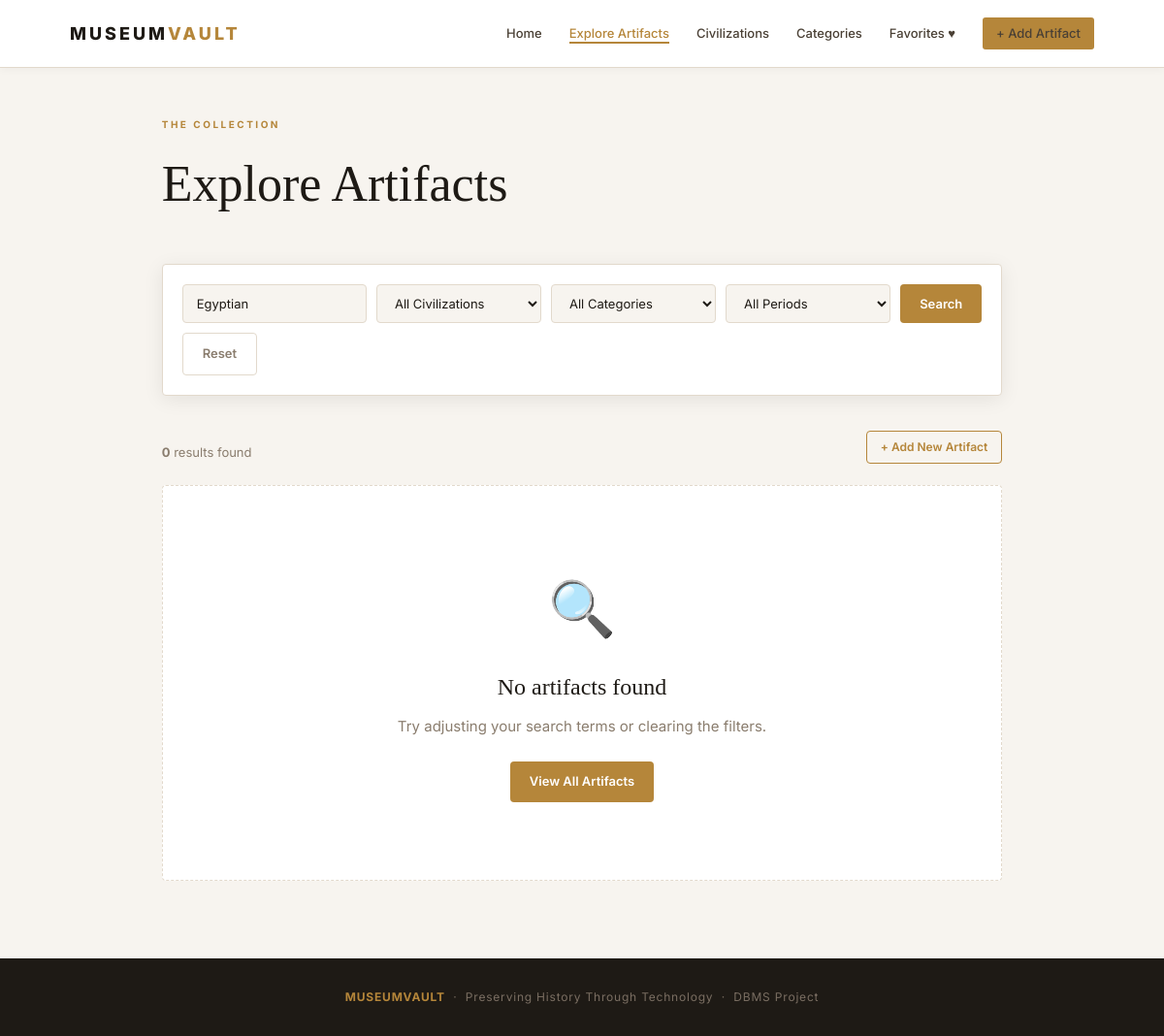
/artifacts?search=Egyptian, run on an earlier commit of the app's database.
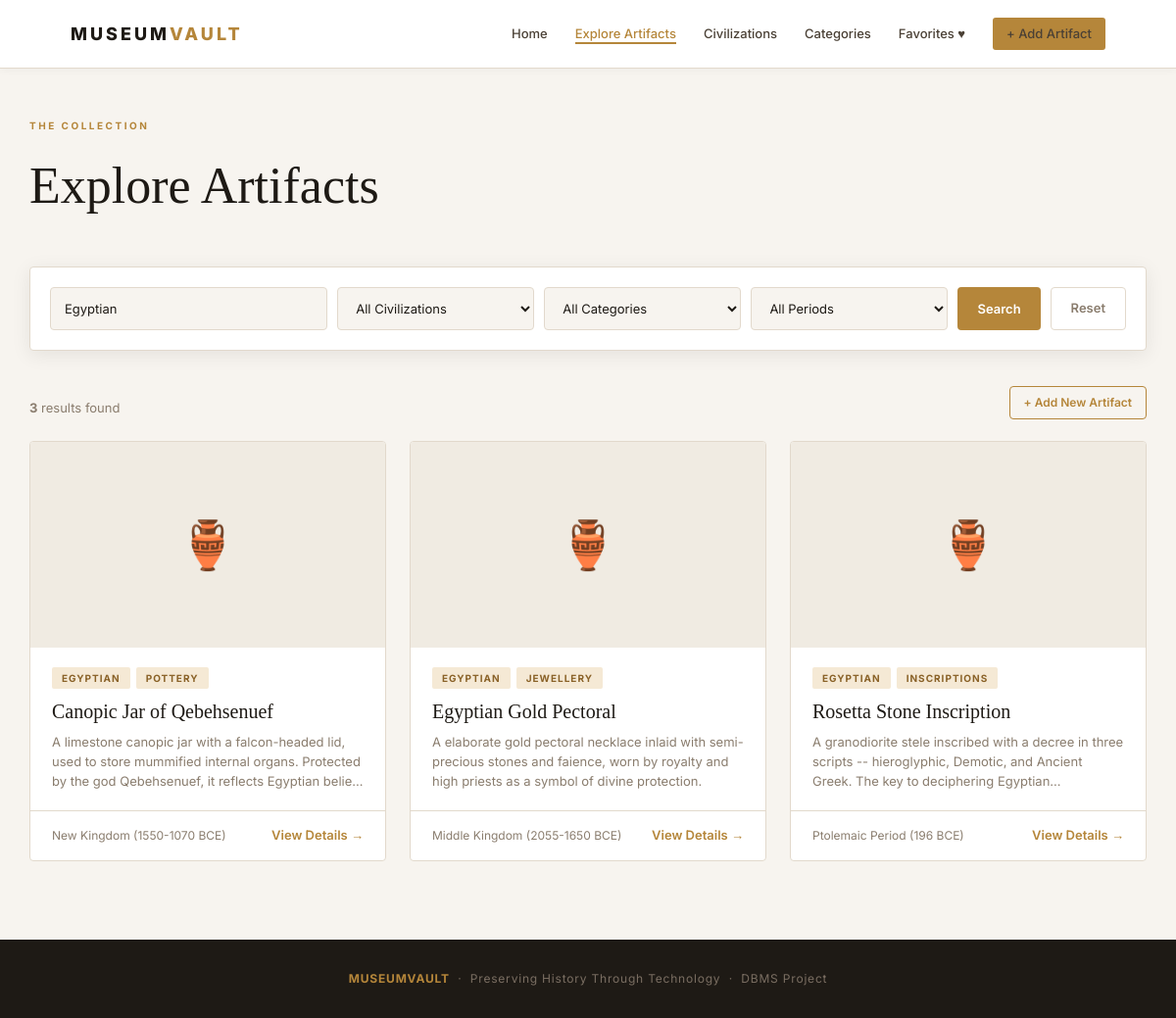
And on a later commit of the database.
### tables this page shows
CREATE TABLE artifacts (
                id INTEGER PRIMARY KEY AUTOINCREMENT,
                name TEXT NOT NULL,
                description TEXT NOT NULL,
                period TEXT,
                discovery_location TEXT,
                discovery_year INTEGER,
                material TEXT,
                image_url TEXT,
                civilization_id INTEGER,
                category_id INTEGER,
                created_at TEXT DEFAULT (datetime('now')),
                FOREIGN KEY (civilization_id) REFERENCES civilizations(id),
                FOREIGN KEY (category_id) REFERENCES categories(id)
            );

CREATE TABLE civilizations (
                id INTEGER PRIMARY KEY AUTOINCREMENT,
                name TEXT NOT NULL UNIQUE,
                region TEXT,
                period TEXT,
                description TEXT
            );

CREATE TABLE categories (
                id INTEGER PRIMARY KEY AUTOINCREMENT,
                name TEXT NOT NULL UNIQUE,
                description TEXT
            );

### app.py (the view)
@app.route("/artifacts")
def artifacts():
    db = get_db()
    try:
        search      = request.args.get("search", "").strip()
        civ_filter  = request.args.get("civilization", "").strip()
        cat_filter  = request.args.get("category", "").strip()
        period_filter = request.args.get("period", "").strip()
        conditions, params = [], []
        if search:
            conditions.append(
                "(a.name LIKE ? OR a.description LIKE ? "
                "OR a.material LIKE ? OR a.period LIKE ? "
                "OR a.discovery_location LIKE ? "
                "OR c.name LIKE ? OR cat.name LIKE ?)"
            )
            term = f"%{search}%"
            params.extend([term] * 7)
        if civ_filter.isdigit():
            conditions.append("a.civilization_id = ?")
            params.append(int(civ_filter))
        if cat_filter.isdigit():
            conditions.append("a.category_id = ?")
            params.append(int(cat_filter))
        if period_filter:
            conditions.append("c.period = ?")
            params.append(period_filter)
        where = " AND ".join(conditions)
        sql, params = _artifact_query(where, params)
        artifact_list = db.execute(sql, params).fetchall()
        civilizations = db.execute("SELECT * FROM civilizations ORDER BY name").fetchall()
        categories    = db.execute("SELECT * FROM categories    ORDER BY name").fetchall()
        periods       = db.execute(
            "SELECT DISTINCT period FROM civilizations WHERE period IS NOT NULL ORDER BY period"
        ).fetchall()
    finally:
        db.close()
    return render_template(
        "artifacts.html",
        artifacts=artifact_list,
        civilizations=civilizations,
        categories=categories,
        periods=periods,
        search=search,
        selected_civ=civ_filter,
        selected_cat=cat_filter,
        selected_period=period_filter,
    )

### app.py (called while the page is built)
def _artifact_query(extra_where="", params=None, order="a.name"):
    sql = """
        SELECT
            a.id, a.name, a.description, a.period, a.discovery_location,
            a.discovery_year, a.material, a.image_url, a.created_at,
            a.civilization_id, a.category_id,
            c.name   AS civilization,
            c.region AS region,
            c.period AS civ_period,
            cat.name AS category,
            CASE WHEN f.id IS NOT NULL THEN 1 ELSE 0 END AS is_favorite
        FROM artifacts a
        JOIN  civilizations c   ON a.civilization_id = c.id
        JOIN  categories    cat ON a.category_id     = cat.id
        LEFT JOIN favorites f   ON f.artifact_id     = a.id
    """
    if extra_where:
        sql += " WHERE " + extra_where
    sql += " ORDER BY " + order
    return sql, (params or [])

### database.py (called while the page is built)
def get_db():
    conn = sqlite3.connect(DATABASE)
    conn.row_factory = sqlite3.Row
    conn.execute("PRAGMA foreign_keys = ON")
    return conn

### templates/artifacts.html (shortened to what this page needs)
{% extends "base.html" %}
{% block content %}
<main class="container">
    <div class="page-header">
        <p class="eyebrow">The Collection</p>
        <h1>{% if page_title %}{{ page_title }}{% else %}Explore Artifacts{% endif %}</h1>
    </div>
    {% if not page_title %}
    <form method="GET" action="{{ url_for('artifacts') }}" class="filter-panel">
        <input type="text"
               name="search"
               id="search-input"
               placeholder="Search by name, material, location…"
               value="{{ search }}"
               autocomplete="off">
        <select name="civilization" id="filter-civ">
            <option value="">All Civilizations</option>
        </select>
        <select name="category" id="filter-cat">
            <option value="">All Categories</option>
        </select>
        <select name="period" id="filter-period">
            <option value="">All Periods</option>
        </select>
        <button type="submit" class="btn btn-primary">Search</button>
        <a href="{{ url_for('artifacts') }}" class="btn btn-ghost">Reset</a>
    </form>
    {% endif %}
    <div class="section-top" style="margin-bottom:22px;">
        <p class="result-count">
            {% if search or selected_civ or selected_cat or selected_period %}
                <strong>{{ artifacts|length }}</strong> result{% if artifacts|length != 1 %}s{% endif %} found
            {% else %}
                <strong>{{ artifacts|length }}</strong> artifact{% if artifacts|length != 1 %}s{% endif %} in the collection
            {% endif %}
        </p>
        <a href="{{ url_for('add_artifact') }}" class="btn btn-secondary btn-sm">+ Add New Artifact</a>
    </div>
    <div class="artifact-grid">
        {% for a in artifacts %}
        <article class="artifact-card">
            <a href="{{ url_for('artifact_detail', artifact_id=a.id) }}" style="display:block;">
            </a>
            <div class="card-body">
                <div class="card-tags">
                    <span class="tag">{{ a.civilization }}</span>
                    <span class="tag">{{ a.category }}</span>
                </div>
                <h3>{{ a.name }}</h3>
                <p class="desc">{{ a.description }}</p>
            </div>
            <div class="card-footer">
                <span class="period">{{ a.period or '—' }}</span>
                <a href="{{ url_for('artifact_detail', artifact_id=a.id) }}" class="view-link">
                    View Details →
                </a>
            </div>
        </article>
        {% else %}
        <div class="empty-state">
            <div class="icon">🔍</div>
            <h3>No artifacts found</h3>
            <p>Try adjusting your search terms or clearing the filters.</p>
            <a href="{{ url_for('artifacts') }}" class="btn btn-primary">View All Artifacts</a>
        </div>
        {% endfor %}
    </div>
</main>
{% endblock %}

### templates/base.html (shortened to what this page needs)
<!DOCTYPE html>
<html lang="en">
<head>
    <link rel="stylesheet" href="{{ url_for('static', filename='css/style.css') }}">
</head>
<body>
<header class="navbar">
    <a href="{{ url_for('home') }}" class="logo">MUSEUM<span>VAULT</span></a>
    <nav>
        <ul class="nav-links" id="nav-links">
            <li><a href="{{ url_for('home') }}"
                   class="{% if request.endpoint == 'home' %}active{% endif %}">Home</a></li>
            <li><a href="{{ url_for('artifacts') }}"
                   class="{% if request.endpoint in ['artifacts','artifact_detail'] %}active{% endif %}">Explore Artifacts</a></li>
            <li><a href="{{ url_for('civilizations') }}"
                   class="{% if request.endpoint in ['civilizations','civilization_detail'] %}active{% endif %}">Civilizations</a></li>
            <li><a href="{{ url_for('categories') }}"
                   class="{% if request.endpoint in ['categories','category_detail'] %}active{% endif %}">Categories</a></li>
            <li><a href="{{ url_for('favorites') }}"
                   class="{% if request.endpoint == 'favorites' %}active{% endif %}">Favorites ♥</a></li>
            <li><a href="{{ url_for('add_artifact') }}" class="btn btn-primary btn-sm"
                   style="border-radius:3px;">+ Add Artifact</a></li>
        </ul>
    </nav>
</header>
{% block content %}{% endblock %}
<footer>
    <p><strong>MUSEUMVAULT</strong> &nbsp;·&nbsp; Preserving History Through Technology &nbsp;·&nbsp; DBMS Project</p>
</footer>
</body>
</html>

What changed in the data, as far as the page shows it:
now on this page (row edited): artifacts: civilization "EGYPTIAN", category "POTTERY", name "Canopic Jar of Qebehsenuef", description "A limestone canopic jar with a falcon-headed lid, used to store mummified internal organs. Protected by the god Qebehsenuef, it reflects Egyptian…", period "New Kingdom (1550-1070 BCE)"
added artifacts: civilization "EGYPTIAN", category "JEWELLERY", name "Egyptian Gold Pectoral", description "A elaborate gold pectoral necklace inlaid with semi-precious stones and faience, worn by royalty and high priests as a symbol of divine protection.", period "Middle Kingdom (2055-1650 BCE)"
now on this page (row edited): artifacts: civilization "EGYPTIAN", category "INSCRIPTIONS", name "Rosetta Stone Inscription", description "A granodiorite stele inscribed with a decree in three scripts -- hieroglyphic, Demotic, and Ancient Greek. The key to deciphering…", period "Ptolemaic Period (196 BCE)"
Also different on the page:
{{ artifacts|length }}: "0" → "3"
text no longer shown: "🔍 No artifacts found Try adjusting your search terms or clearing the filters. View All Artifacts"
